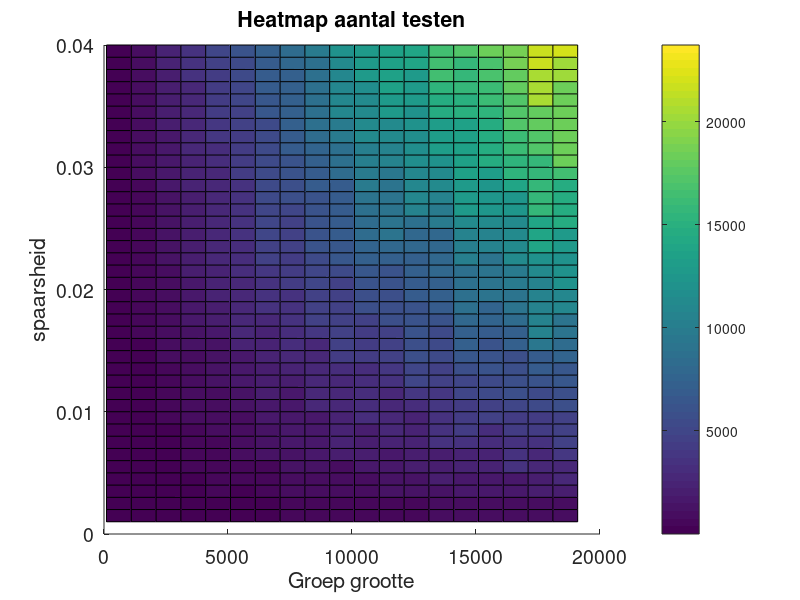

The MATLAB source for this figure:
load("100_20000.mat");
figure
hold on
surf(n_start:n_step:n_max,k_min:k_step:k_max,result)
title('Heatmap aantal testen');
xlabel('Groep grootte');
ylabel('spaarsheid');
zlabel('Aantal metingen')
%yticks([0.001 0.01 0.02 0.03 0.04 0.05])
%xlim([0 8100])
colorbar
set(gca,"FontSize",14);